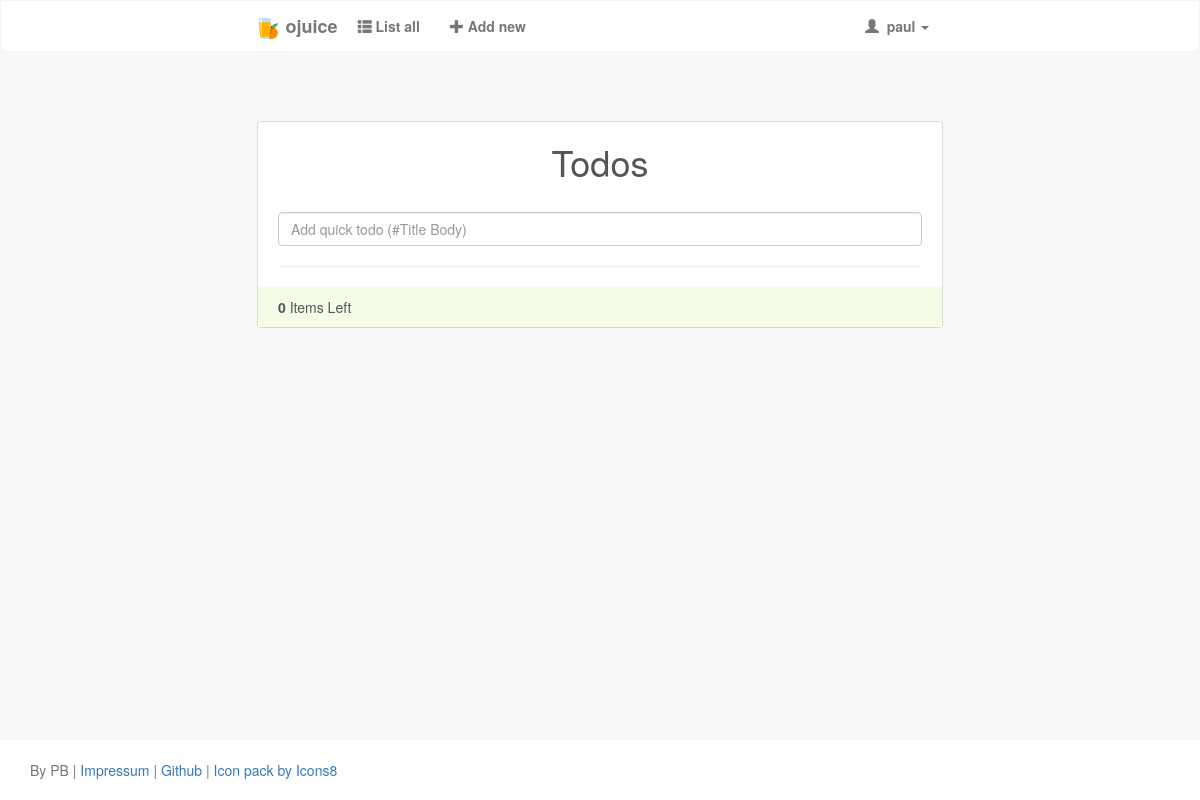
Page / (signed in) on the earlier database version.
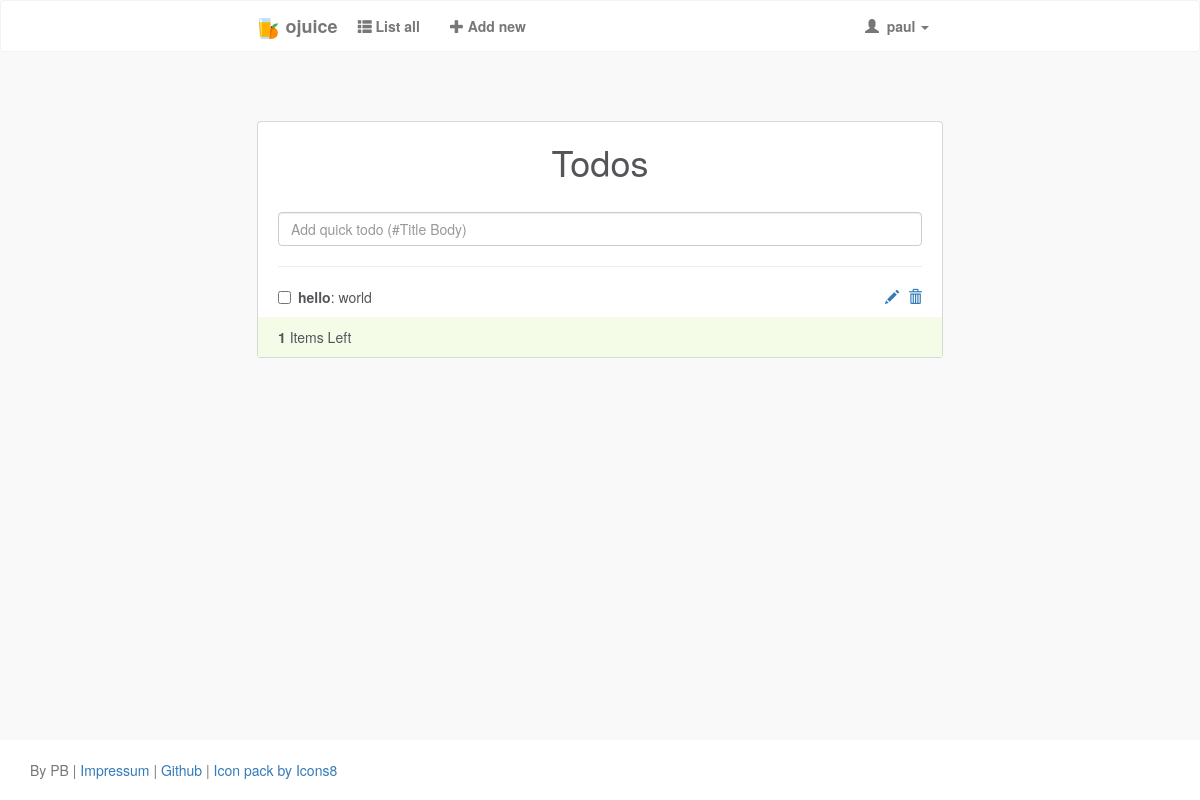
Same page on the later database version.
### todo/models.py (models this page shows, shortened)
class Todo(models.Model):
    title = models.CharField(max_length=30)
    body = models.CharField(max_length=255)
    created_at = models.DateTimeField(default=datetime.now, blank=True)
    owner = models.ForeignKey(User, on_delete=models.CASCADE)
    checked = models.BooleanField(default=False)

### todo/views.py (the view)
# urls.py: url(r'^$', views.todoIndex, name='index'),
def todoIndex(request):
    if request.user.is_authenticated:
        todos = Todo.objects.filter(owner=request.user.id)
        form = QuickTodoForm()
        context = {
            'title': 'Todos',
            'todos': todos,
            'form': form
        }
        return render(request, 'index.html', context)
    else:
        return redirect('login')

### todo/forms.py
class QuickTodoForm(forms.Form):
    title = forms.CharField(max_length=30)
    title.widget.attrs = {
        'class': 'form-control add-todo',
        'placeholder': 'Add quick todo (#Title Body)'
    }

### templates/index.html (shortened to what this page needs)
{% extends 'base.html' %}
{% block content %}
<div class="container outer_wrap">
    <div class="row">
        <div class="col-md-12">
            <div class="todolist">
                <h1>{{title}}</h1>
                <form action="{% url 'create_quick' %}" method="post">
                    {{ form.title }}
                </form>
                <hr>
                <ul id="sortable" class="list-unstyled">
                    {% for todo in todos %}
                    <li class="ui-state-default">
                        <div class="checkbox">
                            <label>
                                {% if todo.checked %}
                                    <input checked type="checkbox" onclick="myFunction({{todo.id}})" /><b>{{todo.title}}</b>: {{todo.body}}</label>
                                {% else %}
                                    <input type="checkbox" onclick="myFunction({{todo.id}})" /><b>{{todo.title}}</b>: {{todo.body}}</label>
                                {% endif %}
                            <div class="pull-right">
                                <a href="{% url 'detail' todo.id %}" id="left_pencil">
                                    <span class="glyphicon glyphicon-pencil" aria-hidden="true"></span>
                                </a>
                                <a href="{% url 'delete' todo.id %}">
                                    <span class="glyphicon glyphicon-trash" aria-hidden="true"></span>
                                </a>
                            </div>
                        </div>
                    </li>
                    {% endfor %}
                </ul>
                <div class="todo-footer">
                    <strong><span class="count-todos">{{todos|length}}</span></strong> Items Left
                </div>
            </div>
        </div>
    </div>
</div>
{% endblock content %}

Differences in the rows shown:
added Todo: title "hello", body "world"
Other differences:
{{ todos|length }}: "0" → "1"
